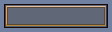

Tiled map render using the project's own tile images. Description and the whole map definition, tile-layer contents included, below:
An orthogonal 14x4 tile map with 8x8 px tiles, 1 tile layer (Tile Layer 1).

<map version="1.10" tiledversion="1.11.2" orientation="orthogonal" renderorder="right-down" width="14" height="4" tilewidth="8" tileheight="8" infinite="0" nextlayerid="2" nextobjectid="1">
 <tileset firstgid="1" name="BobMenuTiles" tilewidth="8" tileheight="8" tilecount="128" columns="16">
  <image source="../../Image/Png/MenuTiles.png" width="128" height="64" />
 </tileset>
 <layer id="1" name="Tile Layer 1" width="14" height="4">
  <data encoding="csv">
2,3,3,3,3,3,3,3,3,3,3,3,3,6,
21,65,65,65,65,65,65,65,65,65,65,65,65,11,
21,65,65,65,65,65,65,65,65,65,65,65,65,11,
27,29,29,29,29,29,29,29,29,29,29,29,29,32
</data>
 </layer>
</map>